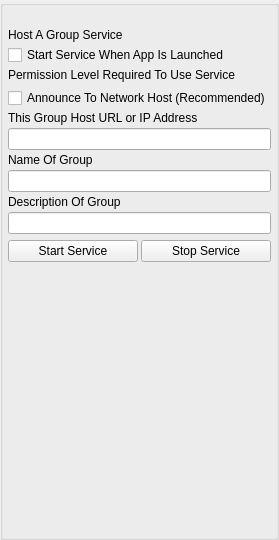
<?xml version="1.0" encoding="UTF-8"?>
<ui version="4.0">
 <class>AppletGroupHostUi</class>
 <widget class="QWidget" name="AppletGroupHostUi">
  <property name="geometry">
   <rect>
    <x>0</x>
    <y>0</y>
    <width>269</width>
    <height>540</height>
   </rect>
  </property>
  <property name="windowTitle">
   <string>Search</string>
  </property>
  <property name="styleSheet">
   <string notr="true"/>
  </property>
  <layout class="QVBoxLayout" name="verticalLayout">
   <property name="spacing">
    <number>0</number>
   </property>
   <property name="leftMargin">
    <number>0</number>
   </property>
   <property name="topMargin">
    <number>0</number>
   </property>
   <property name="rightMargin">
    <number>0</number>
   </property>
   <property name="bottomMargin">
    <number>0</number>
   </property>
   <item>
    <widget class="QGroupBox" name="ItemsGroupBox">
     <property name="minimumSize">
      <size>
       <width>0</width>
       <height>0</height>
      </size>
     </property>
     <property name="title">
      <string/>
     </property>
     <layout class="QVBoxLayout" name="verticalLayout_2">
      <property name="spacing">
       <number>3</number>
      </property>
      <property name="leftMargin">
       <number>5</number>
      </property>
      <property name="topMargin">
       <number>5</number>
      </property>
      <property name="rightMargin">
       <number>5</number>
      </property>
      <property name="bottomMargin">
       <number>5</number>
      </property>
      <item>
       <widget class="QLabel" name="m_StatusLabel">
        <property name="text">
         <string notr="true"/>
        </property>
       </widget>
      </item>
      <item>
       <widget class="QLabel" name="SearchLabel">
        <property name="text">
         <string>Host A Group Service</string>
        </property>
        <property name="wordWrap">
         <bool>true</bool>
        </property>
       </widget>
      </item>
      <item>
       <widget class="QCheckBox" name="m_StartupCheckBox">
        <property name="text">
         <string>Start Service When App Is Launched</string>
        </property>
       </widget>
      </item>
      <item>
       <widget class="QLabel" name="m_NetHostLabel">
        <property name="text">
         <string>Permission Level Required To Use Service</string>
        </property>
       </widget>
      </item>
      <item>
       <widget class="PermissionWidget" name="m_PermissionWidget" native="true"/>
      </item>
      <item>
       <widget class="QCheckBox" name="m_AnnounceGroupCheckBox">
        <property name="text">
         <string>Announce To Network Host (Recommended)</string>
        </property>
       </widget>
      </item>
      <item>
       <widget class="QLabel" name="m_GroupHostLabel">
        <property name="text">
         <string>This Group Host URL or IP Address</string>
        </property>
       </widget>
      </item>
      <item>
       <widget class="QLineEdit" name="lineEdit_2"/>
      </item>
      <item>
       <widget class="QLabel" name="label">
        <property name="text">
         <string>Name Of Group</string>
        </property>
       </widget>
      </item>
      <item>
       <widget class="QLineEdit" name="lineEdit_3"/>
      </item>
      <item>
       <widget class="QLabel" name="label_2">
        <property name="text">
         <string>Description Of Group</string>
        </property>
       </widget>
      </item>
      <item>
       <widget class="QLineEdit" name="lineEdit_4"/>
      </item>
      <item>
       <widget class="RelayServiceWidget" name="m_RelayServiceWidget" native="true"/>
      </item>
      <item>
       <layout class="QHBoxLayout" name="horizontalLayout">
        <item>
         <widget class="QPushButton" name="m_StartButton">
          <property name="text">
           <string>Start Service</string>
          </property>
         </widget>
        </item>
        <item>
         <widget class="QPushButton" name="m_ConnectToHostButton">
          <property name="sizePolicy">
           <sizepolicy hsizetype="Minimum" vsizetype="Preferred">
            <horstretch>0</horstretch>
            <verstretch>0</verstretch>
           </sizepolicy>
          </property>
          <property name="minimumSize">
           <size>
            <width>0</width>
            <height>0</height>
           </size>
          </property>
          <property name="text">
           <string>Stop Service</string>
          </property>
         </widget>
        </item>
       </layout>
      </item>
      <item>
       <widget class="QLabel" name="m_GroupUserStatusLabel">
        <property name="font">
         <font>
          <pointsize>10</pointsize>
         </font>
        </property>
        <property name="text">
         <string/>
        </property>
       </widget>
      </item>
      <item>
       <widget class="FriendListWidget" name="friendListWidget" native="true">
        <property name="sizePolicy">
         <sizepolicy hsizetype="Expanding" vsizetype="Expanding">
          <horstretch>0</horstretch>
          <verstretch>0</verstretch>
         </sizepolicy>
        </property>
       </widget>
      </item>
     </layout>
    </widget>
   </item>
  </layout>
 </widget>
 <customwidgets>
  <customwidget>
   <class>FriendListWidget</class>
   <extends>QWidget</extends>
   <header>FriendListWidget.h</header>
   <container>1</container>
  </customwidget>
  <customwidget>
   <class>PermissionWidget</class>
   <extends>QWidget</extends>
   <header>PermissionWidget.h</header>
   <container>1</container>
  </customwidget>
  <customwidget>
   <class>RelayServiceWidget</class>
   <extends>QWidget</extends>
   <header>RelayServiceWidget.h</header>
   <container>1</container>
  </customwidget>
 </customwidgets>
 <resources>
  <include location="../NoLimitConnect.qrc"/>
 </resources>
 <connections/>
</ui>
